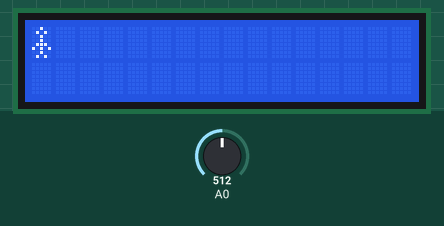
A sketch run on a simulated Arduino Uno, built with avr-gcc and run on an emulated ATmega328P. Parts: 16×2 character LCD. Inputs (shaded band) come from the test bench; at power-on: A0 = 512.

Above: at 0.1 s.
At 4.1 s:
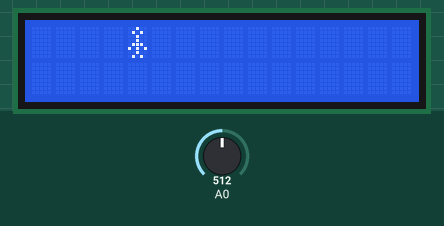
At 9.1 s:
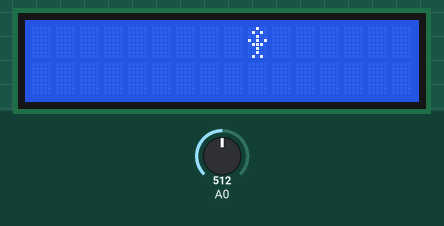
At 18.2 s:
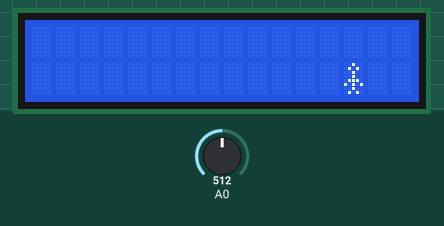
At 27.2 s:
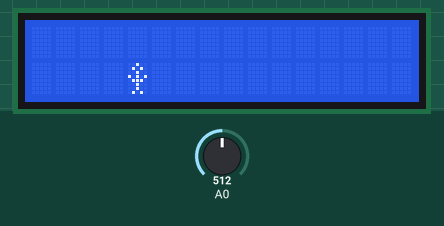
At 37.2 s:
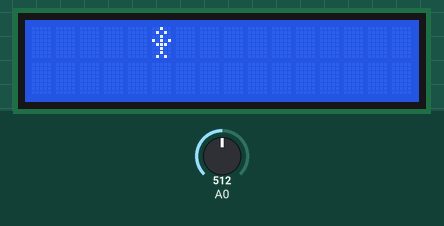

The sketch:

charachter_1_.ino
```cpp
#include <LiquidCrystal.h>
LiquidCrystal lcd(12, 11, 5, 4, 3, 2);

byte armsDown[8] = {
  0b00100,
  0b01010,
  0b00100,
  0b00100,
  0b01110,
  0b10101,
  0b00100,
  0b01010
};

byte armsUp[8] = {
  0b00100,
  0b01010,
  0b00100,
  0b10101,
  0b01110,
  0b00100,
  0b00100,
  0b01010
};

void setup() {
  lcd.begin(16,2);
  lcd.createChar(3, armsDown);
  lcd.createChar(4, armsUp);


  lcd.setCursor(0, 0);

}

void loop() {
  // read the potentiometer on A0:
  int sensorReading = analogRead(A0);
  // map the result to 200 - 1000:
  int delayTime = map(sensorReading, 0, 1023, 200, 1000);

 for (int i = 0; i <= 15; i++) {
    if (i % 2 == 0) {
      lcd.setCursor(i, 0);
      lcd.write(3);
      delay(1000);
       lcd.clear();
    }
    else if (i % 2 != 0) {
      lcd.setCursor(i, 0);

      lcd.write(4);

      delay(1000);
       lcd.clear();}}


    for (int i = 15; i>= 0; i--) {
      if (i % 2 == 0) {
        lcd.setCursor(i, 1);
        lcd.write(4);
        delay(1000);
         lcd.clear();
      }
      else if (i % 2 != 0) {
        lcd.setCursor(i, 1);
        lcd.write(3);

        delay(1000);
         lcd.clear();


    }
    }}
```

Measured:
- what the display in image 1 shows lasts 1.0 s, from 4.1 s to 5.1 s
